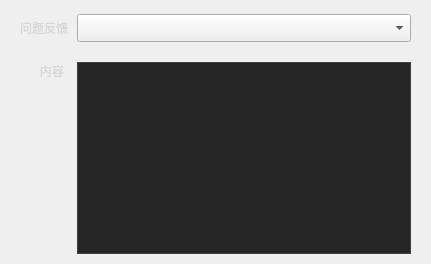
             <widget class="QWidget" name="page_question">
              <property name="styleSheet">
               <string notr="true">QWidget#page_question{
background-color: rgb(50, 50, 50);
}</string>
              </property>
              <layout class="QGridLayout" name="gridLayout22">
               <property name="leftMargin">
                <number>20</number>
               </property>
               <property name="topMargin">
                <number>14</number>
               </property>
               <property name="rightMargin">
                <number>20</number>
               </property>
               <property name="bottomMargin">
                <number>10</number>
               </property>
               <property name="horizontalSpacing">
                <number>6</number>
               </property>
               <property name="verticalSpacing">
                <number>20</number>
               </property>
               <item row="0" column="0">
                <widget class="QLabel" name="label_6">
                 <property name="styleSheet">
                  <string notr="true">font-size : 12px;
font-family : 微软雅黑;
color : #D6D6D6;
                   </string>
                 </property>
                 <property name="text">
                  <string>问题反馈</string>
                 </property>
                </widget>
               </item>
               <item row="0" column="1">
                <widget class="ComboBox" name="comboBox_questionType">
                 <property name="minimumSize">
                  <size>
                   <width>334</width>
                   <height>28</height>
                  </size>
                 </property>
                 <property name="maximumSize">
                  <size>
                   <width>16777215</width>
                   <height>28</height>
                  </size>
                 </property>
                </widget>
               </item>
               <item row="1" column="0">
                <widget class="QLabel" name="label_26">
                 <property name="minimumSize">
                  <size>
                   <width>51</width>
                   <height>0</height>
                  </size>
                 </property>
                 <property name="styleSheet">
                  <string notr="true">font-size : 12px;
font-family : 微软雅黑;
color : #D6D6D6;</string>
                 </property>
                 <property name="text">
                  <string>      内容</string>
                 </property>
                </widget>
               </item>
               <item row="1" column="1" rowspan="2">
                <widget class="QTextBrowser" name="textBrowser_Content">
                 <property name="minimumSize">
                  <size>
                   <width>2</width>
                   <height>0</height>
                  </size>
                 </property>
                 <property name="styleSheet">
                  <string notr="true">font: 9pt &quot;微软雅黑&quot;;
background-color:rgb(38,38,38);
border:1px solid rgb(65,65,65);
color:rgb(180,180,180);
                   </string>
                 </property>
                 <property name="readOnly">
                  <bool>false</bool>
                 </property>
                </widget>
               </item>
               <item row="2" column="0">
                <spacer name="verticalSpacer">
                 <property name="orientation">
                  <enum>Qt::Vertical</enum>
                 </property>
                 <property name="sizeHint" stdset="0">
                  <size>
                   <width>20</width>
                   <height>40</height>
                  </size>
                 </property>
                </spacer>
               </item>
              </layout>
             </widget>
